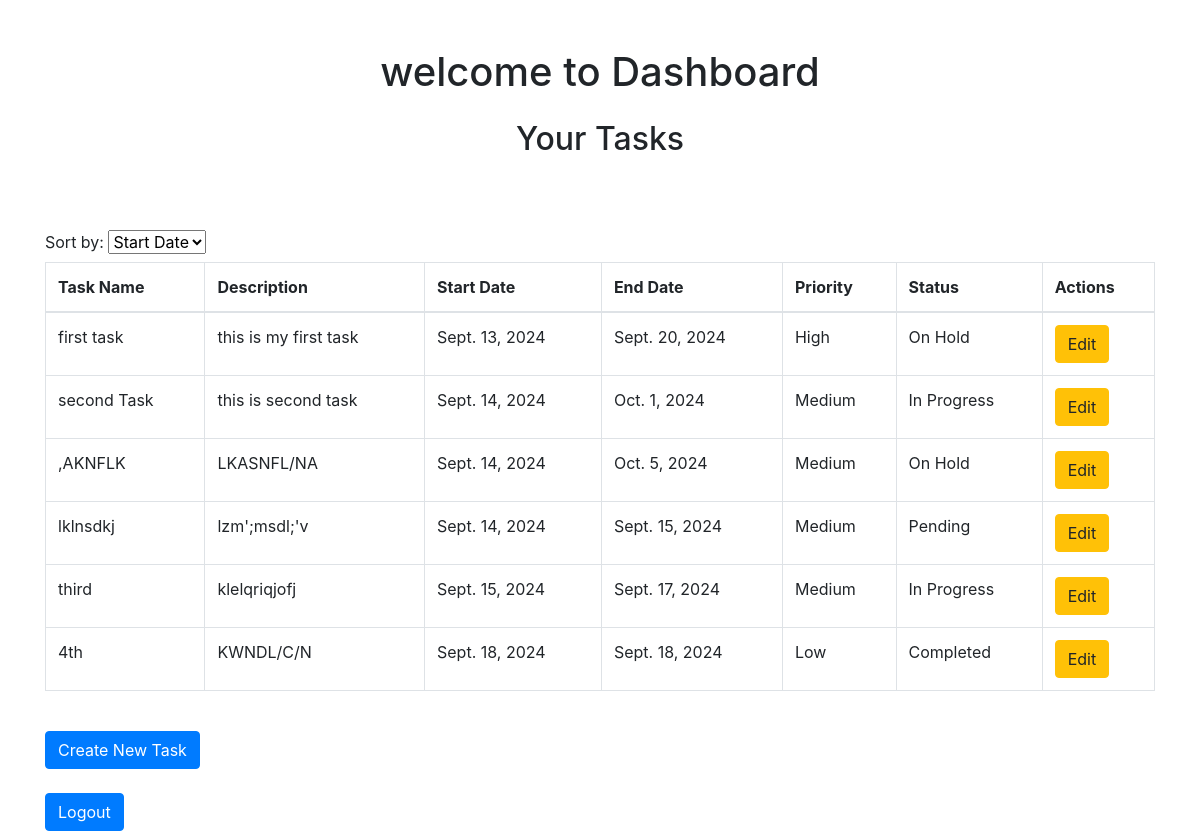
The page /dashboard/ (signed in) on the database its author committed.
### my_list/models.py (models this page shows, shortened)
class Task(models.Model):
    PRIORITY_CHOICES = [
        ('Low', 'Low'),
        ('Medium', 'Medium'),
        ('High', 'High'),
    ]
    STATUS_CHOICES = [
        ('Pending', 'Pending'),
        ('In Progress', 'In Progress'),
        ('Completed', 'Completed'),
        ('On Hold', 'On Hold'),
    ]
    user = models.ForeignKey(User, on_delete=models.CASCADE)
    task_name = models.CharField(max_length=255)
    description = models.TextField(blank=True, null=True)
    start_date = models.DateField()
    end_date = models.DateField()
    priority = models.CharField(max_length=10, choices=PRIORITY_CHOICES, default='Medium')
    status = models.CharField(max_length=20, choices=STATUS_CHOICES, default='Pending')

### my_list/views.py (the view)
# urls.py: path('dashboard/', views.Dashboard, name='dashboard'),
@login_required(login_url='/login/')
def Dashboard(request):
    sort_option = request.GET.get('sort_by', 'start_date')
    sort_options_map = {
        'start_date': 'start_date',
        'end_date': 'end_date',
        'priority': 'custom_priority',  # Custom sorting for priority
        'status': 'status',
    }
    tasks = models.Task.objects.filter(user=request.user)
    if sort_option == 'priority':
        tasks = tasks.annotate(
            custom_priority=Case(
                When(priority='High', then=Value(1)),  # 'High' from model
                When(priority='Medium', then=Value(2)),  # 'Medium' from model
                When(priority='Low', then=Value(3)),
                output_field=IntegerField(),
            )
        ).order_by('custom_priority')
    elif sort_option in sort_options_map:
        tasks = tasks.order_by(sort_options_map[sort_option])
    return render(request, 'dashboard.html', {'tasks': tasks, 'sort_option': sort_option})

### templates/dashboard.html (shortened to what this page needs)
<!DOCTYPE html>
<html lang="en">
<head>
    <link href="https://stackpath.bootstrapcdn.com/bootstrap/4.5.2/css/bootstrap.min.css" rel="stylesheet">
</head>
<body>
    <div class="container mt-5">
        <h1 class="text-center mb-4">welcome to Dashboard</h1>
        <h2 class="text-center mb-4">Your Tasks</h2>
        <br>
        <br>
        <form method="GET" action="">
            <label for="sort_by">Sort by:</label>
            <select name="sort_by" id="sort_by" onchange="this.form.submit()">
                <option value="start_date" {% if sort_option == 'start_date' %}selected{% endif %}>Start Date</option>
            </select>
        </form>
        {% if tasks %}
            <table class="table table-bordered">
                <thead>
                    <tr>
                        <th>Task Name</th>
                        <th>Description</th>
                        <th>Start Date</th>
                        <th>End Date</th>
                        <th>Priority</th>
                        <th>Status</th>
                        <th>Actions</th>
                    </tr>
                </thead>
                <tbody>
                    {% for task in tasks %}
                        <tr>
                            <td>{{ task.task_name }}</td>
                            <td>{{ task.description }}</td>
                            <td>{{ task.start_date }}</td>
                            <td>{{ task.end_date }}</td>
                            <td>{{ task.get_priority_display }}</td>
                            <td>{{ task.get_status_display }}</td>
                            <td>
                                <a href="{% url 'update_task' task.id %}" class="btn btn-warning">Edit</a>
                            </td>
                        </tr>
                    {% endfor %}
                </tbody>
            </table>
        {% else %}
            <p class="text-center">You have no tasks yet.</p>
        {% endif %}
    <a href="{% url 'create_task' %}" class="btn btn-primary mt-4">Create New Task</a><br>
    <a href="{% url 'logout' %}" class="btn btn-primary mt-4">Logout</a>
    </div>
</body>
</html>

### rows shown on the page
Task: task_name "first task", description "this is my first task", start_date "Sept. 13, 2024", end_date "Sept. 20, 2024", priority "High", status "On Hold"
Task: task_name "second Task", description "this is second task", start_date "Sept. 14, 2024", end_date "Oct. 1, 2024", priority "Medium", status "In Progress"
Task: task_name ",AKNFLK", description "LKASNFL/NA", start_date "Sept. 14, 2024", end_date "Oct. 5, 2024", priority "Medium", status "On Hold"
Task: task_name "lklnsdkj", description "lzm';msdl;'v", start_date "Sept. 14, 2024", end_date "Sept. 15, 2024", priority "Medium", status "Pending"
Task: task_name "third", description "klelqriqjofj", start_date "Sept. 15, 2024", end_date "Sept. 17, 2024", priority "Medium", status "In Progress"
Task: task_name "4th", description "KWNDL/C/N", start_date "Sept. 18, 2024", end_date "Sept. 18, 2024", priority "Low", status "Completed"
